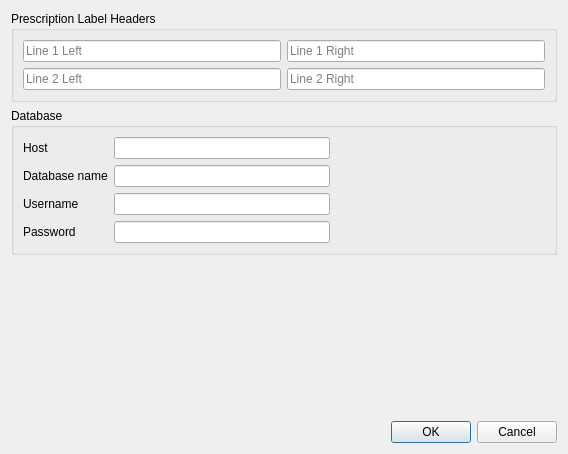
<?xml version="1.0" encoding="UTF-8"?>
<ui version="4.0">
 <class>MTConfig</class>
 <widget class="QDialog" name="MTConfig">
  <property name="geometry">
   <rect>
    <x>0</x>
    <y>0</y>
    <width>568</width>
    <height>454</height>
   </rect>
  </property>
  <property name="windowTitle">
   <string notr="true">Configuration</string>
  </property>
  <layout class="QVBoxLayout" name="verticalLayout">
   <item>
    <widget class="QGroupBox" name="groupBox_2">
     <property name="title">
      <string>Prescription Label Headers</string>
     </property>
     <layout class="QVBoxLayout" name="verticalLayout_2">
      <item>
       <layout class="QHBoxLayout" name="horizontalLayout_5">
        <item>
         <widget class="QLineEdit" name="l1s1Field">
          <property name="toolTip">
           <string notr="true">First line of prescription label</string>
          </property>
          <property name="placeholderText">
           <string notr="true">Line 1 Left</string>
          </property>
         </widget>
        </item>
        <item>
         <widget class="QLineEdit" name="l1s2Field">
          <property name="toolTip">
           <string notr="true">First line of prescription label</string>
          </property>
          <property name="placeholderText">
           <string notr="true">Line 1 Right</string>
          </property>
         </widget>
        </item>
       </layout>
      </item>
      <item>
       <layout class="QHBoxLayout" name="horizontalLayout_6">
        <item>
         <widget class="QLineEdit" name="l2s1Field">
          <property name="toolTip">
           <string notr="true">Second line of prescription label</string>
          </property>
          <property name="placeholderText">
           <string notr="true">Line 2 Left</string>
          </property>
         </widget>
        </item>
        <item>
         <widget class="QLineEdit" name="l2s2Field">
          <property name="toolTip">
           <string notr="true">Second line prescription label</string>
          </property>
          <property name="placeholderText">
           <string notr="true">Line 2 Right</string>
          </property>
         </widget>
        </item>
       </layout>
      </item>
     </layout>
    </widget>
   </item>
   <item>
    <widget class="QGroupBox" name="groupBox">
     <property name="title">
      <string notr="true">Database</string>
     </property>
     <layout class="QFormLayout" name="formLayout">
      <item row="0" column="0">
       <widget class="QLabel" name="hostLabel">
        <property name="toolTip">
         <string notr="true">IP address of the database</string>
        </property>
        <property name="text">
         <string notr="true">Host</string>
        </property>
       </widget>
      </item>
      <item row="0" column="1">
       <layout class="QHBoxLayout" name="horizontalLayout">
        <item>
         <widget class="QLineEdit" name="hostField">
          <property name="toolTip">
           <string notr="true">IP address of the database</string>
          </property>
          <property name="text">
           <string notr="true"/>
          </property>
         </widget>
        </item>
        <item>
         <spacer name="horizontalSpacer">
          <property name="orientation">
           <enum>Qt::Horizontal</enum>
          </property>
          <property name="sizeHint" stdset="0">
           <size>
            <width>40</width>
            <height>20</height>
           </size>
          </property>
         </spacer>
        </item>
       </layout>
      </item>
      <item row="2" column="0">
       <widget class="QLabel" name="usernameLabel">
        <property name="toolTip">
         <string notr="true">Username</string>
        </property>
        <property name="text">
         <string notr="true">Username</string>
        </property>
       </widget>
      </item>
      <item row="2" column="1">
       <layout class="QHBoxLayout" name="horizontalLayout_2">
        <item>
         <widget class="QLineEdit" name="usernameField">
          <property name="toolTip">
           <string notr="true">Username</string>
          </property>
          <property name="text">
           <string notr="true"/>
          </property>
         </widget>
        </item>
        <item>
         <spacer name="horizontalSpacer_2">
          <property name="orientation">
           <enum>Qt::Horizontal</enum>
          </property>
          <property name="sizeHint" stdset="0">
           <size>
            <width>40</width>
            <height>20</height>
           </size>
          </property>
         </spacer>
        </item>
       </layout>
      </item>
      <item row="3" column="0">
       <widget class="QLabel" name="passwordLabel">
        <property name="toolTip">
         <string notr="true">Password</string>
        </property>
        <property name="text">
         <string notr="true">Password</string>
        </property>
       </widget>
      </item>
      <item row="3" column="1">
       <layout class="QHBoxLayout" name="horizontalLayout_3">
        <item>
         <widget class="QLineEdit" name="passwordField">
          <property name="toolTip">
           <string notr="true">Password</string>
          </property>
          <property name="text">
           <string notr="true"/>
          </property>
          <property name="echoMode">
           <enum>QLineEdit::Password</enum>
          </property>
         </widget>
        </item>
        <item>
         <spacer name="horizontalSpacer_3">
          <property name="orientation">
           <enum>Qt::Horizontal</enum>
          </property>
          <property name="sizeHint" stdset="0">
           <size>
            <width>40</width>
            <height>20</height>
           </size>
          </property>
         </spacer>
        </item>
       </layout>
      </item>
      <item row="1" column="0">
       <widget class="QLabel" name="databaseNameLabel">
        <property name="toolTip">
         <string notr="true">Database name</string>
        </property>
        <property name="text">
         <string notr="true">Database name</string>
        </property>
       </widget>
      </item>
      <item row="1" column="1">
       <layout class="QHBoxLayout" name="horizontalLayout_4">
        <item>
         <widget class="QLineEdit" name="databaseNameField">
          <property name="toolTip">
           <string notr="true">Database name</string>
          </property>
          <property name="text">
           <string notr="true"/>
          </property>
         </widget>
        </item>
        <item>
         <spacer name="horizontalSpacer_4">
          <property name="orientation">
           <enum>Qt::Horizontal</enum>
          </property>
          <property name="sizeHint" stdset="0">
           <size>
            <width>40</width>
            <height>20</height>
           </size>
          </property>
         </spacer>
        </item>
       </layout>
      </item>
     </layout>
    </widget>
   </item>
   <item>
    <spacer name="verticalSpacer">
     <property name="orientation">
      <enum>Qt::Vertical</enum>
     </property>
     <property name="sizeHint" stdset="0">
      <size>
       <width>20</width>
       <height>40</height>
      </size>
     </property>
    </spacer>
   </item>
   <item>
    <widget class="QDialogButtonBox" name="buttonBox">
     <property name="orientation">
      <enum>Qt::Horizontal</enum>
     </property>
     <property name="standardButtons">
      <set>QDialogButtonBox::Cancel|QDialogButtonBox::Ok</set>
     </property>
    </widget>
   </item>
  </layout>
 </widget>
 <tabstops>
  <tabstop>hostField</tabstop>
  <tabstop>databaseNameField</tabstop>
  <tabstop>usernameField</tabstop>
  <tabstop>passwordField</tabstop>
  <tabstop>buttonBox</tabstop>
 </tabstops>
 <resources/>
 <connections>
  <connection>
   <sender>buttonBox</sender>
   <signal>accepted()</signal>
   <receiver>MTConfig</receiver>
   <slot>accept()</slot>
   <hints>
    <hint type="sourcelabel">
     <x>248</x>
     <y>254</y>
    </hint>
    <hint type="destinationlabel">
     <x>157</x>
     <y>274</y>
    </hint>
   </hints>
  </connection>
  <connection>
   <sender>buttonBox</sender>
   <signal>rejected()</signal>
   <receiver>MTConfig</receiver>
   <slot>reject()</slot>
   <hints>
    <hint type="sourcelabel">
     <x>316</x>
     <y>260</y>
    </hint>
    <hint type="destinationlabel">
     <x>286</x>
     <y>274</y>
    </hint>
   </hints>
  </connection>
 </connections>
</ui>
